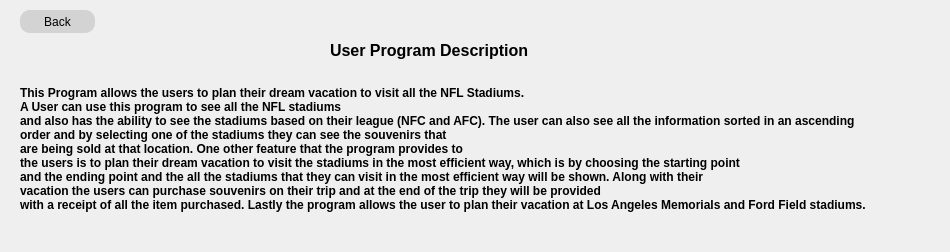
<?xml version="1.0" encoding="UTF-8"?>
<ui version="4.0">
 <class>UserDescription</class>
 <widget class="QDialog" name="UserDescription">
  <property name="geometry">
   <rect>
    <x>0</x>
    <y>0</y>
    <width>950</width>
    <height>252</height>
   </rect>
  </property>
  <property name="windowTitle">
   <string>Dialog</string>
  </property>
  <property name="styleSheet">
   <string notr="true">QLabel {
	font: helvetica;
	font-size: 12px;
	font-weight: bold;
}</string>
  </property>
  <widget class="QLabel" name="label">
   <property name="geometry">
    <rect>
     <x>330</x>
     <y>30</y>
     <width>231</width>
     <height>41</height>
    </rect>
   </property>
   <property name="styleSheet">
    <string notr="true">QLabel {
	font-size: 16px;
	font-weight: bold;
}</string>
   </property>
   <property name="text">
    <string>User Program Description</string>
   </property>
  </widget>
  <widget class="QPushButton" name="button_back">
   <property name="geometry">
    <rect>
     <x>20</x>
     <y>10</y>
     <width>75</width>
     <height>23</height>
    </rect>
   </property>
   <property name="styleSheet">
    <string notr="true">QPushButton {
	background: lightgray;
	border-radius: 10px;
}</string>
   </property>
   <property name="text">
    <string>Back</string>
   </property>
  </widget>
  <widget class="QLabel" name="label_2">
   <property name="geometry">
    <rect>
     <x>20</x>
     <y>70</y>
     <width>921</width>
     <height>171</height>
    </rect>
   </property>
   <property name="toolTip">
    <string>&lt;html&gt;&lt;head/&gt;&lt;body&gt;&lt;p&gt;This Program allows the users to plan their dream vacation to visit all the NFL Stadiums.&lt;br/&gt;A User can use this program to see all the NFL stadiums and also has the ability to see the stadiums based on their league (NFC and AFC). The user can also see all the information sorted in an ascending order and by selecting one of the stadiums they can see the souvenirs that are being sold at that location. One other feature that the program provides to the users is to plan their dream vacation to visit the stadiums in the most efficient way, which is by choosing the starting point and the ending point and the all the stadiums that they can visit in the most efficient way will be shown. Along with their vacation the users can purchase souvenirs on their trip and at the end of the trip they will be provided with a receipt of all the item purchased. Lastly the program allows the user to plan their vacation at Los Angeles Memorials and Ford Field stadiums. &lt;/p&gt;&lt;/body&gt;&lt;/html&gt;</string>
   </property>
   <property name="text">
    <string>This Program allows the users to plan their dream vacation to visit all the NFL Stadiums.
A User can use this program to see all the NFL stadiums 
and also has the ability to see the stadiums based on their league (NFC and AFC). The user can also see all the information sorted in an ascending 
order and by selecting one of the stadiums they can see the souvenirs that 
are being sold at that location. One other feature that the program provides to 
the users is to plan their dream vacation to visit the stadiums in the most efficient way, which is by choosing the starting point 
and the ending point and the all the stadiums that they can visit in the most efficient way will be shown. Along with their 
vacation the users can purchase souvenirs on their trip and at the end of the trip they will be provided 
with a receipt of all the item purchased. Lastly the program allows the user to plan their vacation at Los Angeles Memorials and Ford Field stadiums.
</string>
   </property>
  </widget>
 </widget>
 <resources/>
 <connections/>
</ui>
